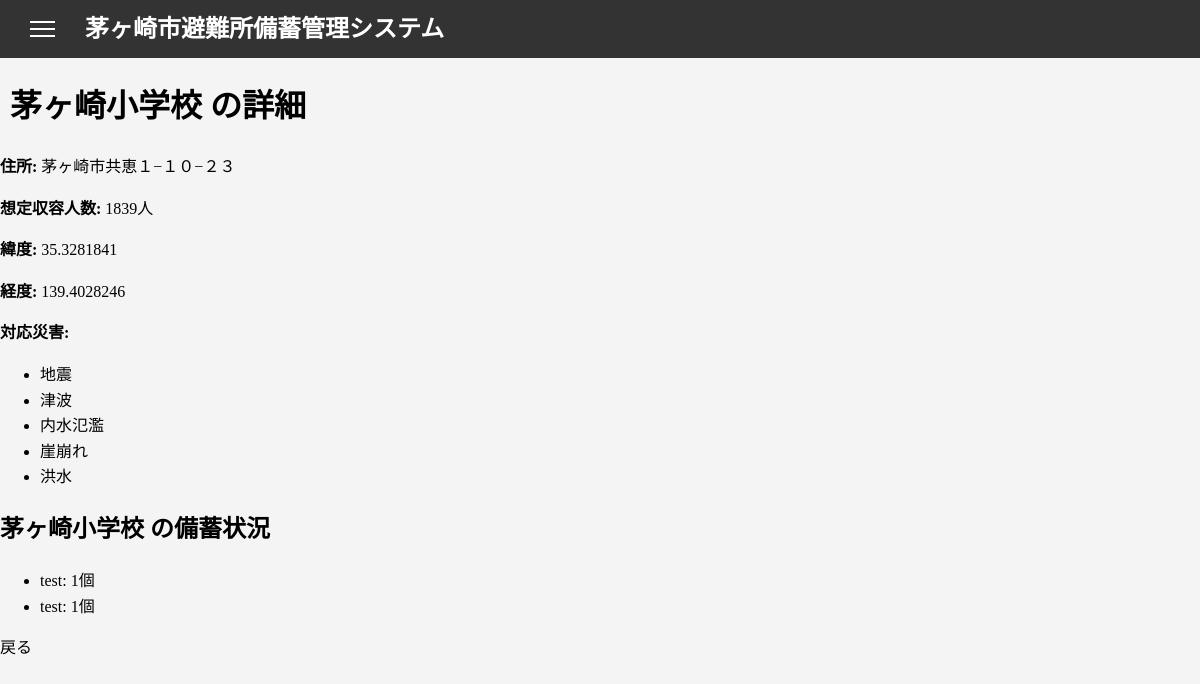
Page /shelter/1 on the earlier database version.
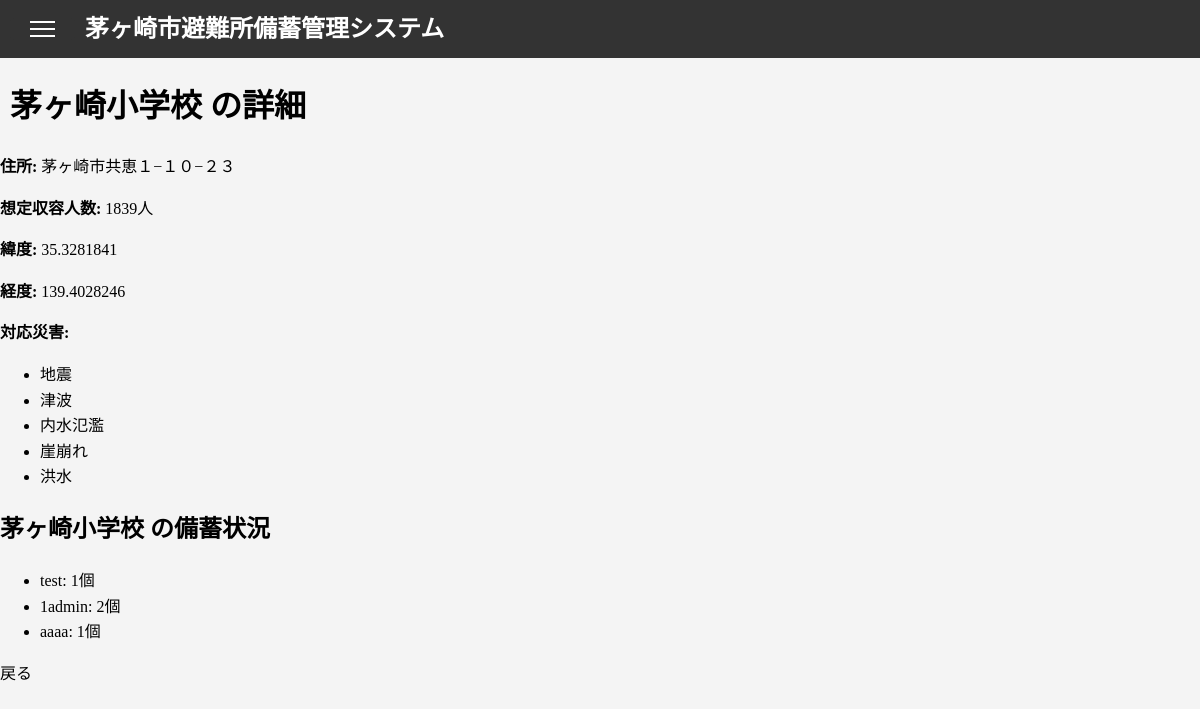
Same page on the later database version.
### app/models.py (models this page shows, shortened)
class Shelter(db.Model):
    id = db.Column(db.Integer, primary_key=True, nullable=False)
    name = db.Column(db.String(255), nullable=False)
    address = db.Column(db.String(255), nullable=False)
    capacity = db.Column(db.Integer, server_default='')
    flood = db.Column(db.Integer)
    landslide = db.Column(db.Integer)
    hightide = db.Column(db.Integer)
    earthquake = db.Column(db.Integer)
    tsunami = db.Column(db.Integer)
    fire = db.Column(db.Integer)
    inland_flooding = db.Column(db.Integer)
    volcano = db.Column(db.Integer)
    latitude = db.Column(db.Float, nullable=False)
    longitude = db.Column(db.Float, nullable=False)
    altitude = db.Column(db.Float)
    other = db.Column(db.String(255))

class Stock(db.Model):
    __tablename__ = 'stock'
    id = db.Column(db.Integer, primary_key=True, nullable=False)
    shelter_id = db.Column(db.Integer, db.ForeignKey('shelter.id'), nullable=False)
    category_id = db.Column(db.Integer, db.ForeignKey('stock_category.id'), nullable=True)
    stockname = db.Column(db.String(255), nullable=True)
    quantity = db.Column(db.String(100), nullable=True)
    unit = db.Column(db.String(100), nullable=True)
    location = db.Column(db.String(100), nullable=True)
    note = db.Column(db.Text, nullable=True)
    expiration = db.Column(db.Date, nullable=True)
    condition = db.Column(db.Text, nullable=True)
    shelter = db.relationship('Shelter', backref='stocks')
    category = db.relationship('StockCategory', backref='stocks')

### app/shelter.py (the view)
@shelter_bp.route('/shelter/<int:shelter_id>')
def shelter_detail(shelter_id):
    shelter = Shelter.query.get_or_404(shelter_id)
    stocks = Stock.query.filter_by(shelter_id=shelter.id).all()
    return render_template('shelter_detail.html', shelter=shelter, stocks=stocks)

### app/templates/shelter_detail.html (shortened to what this page needs)
{% extends "base.html" %}
{% block content %}
    <h1>{{ shelter.name }} の詳細</h1>
    <p><strong>住所:</strong> {{ shelter.address }}</p>
    <p><strong>想定収容人数:</strong> {{ shelter.capacity }}人</p>
    <p><strong>緯度:</strong> {{ shelter.latitude }}</p>
    <p><strong>経度:</strong> {{ shelter.longitude }}</p>
    <p><strong>対応災害:</strong></p>
    <ul>
        {% if shelter.earthquake is not none and shelter.earthquake == 1 %}
            <li>地震</li>
        {% endif %}
        {% if shelter.tsunami is not none and shelter.tsunami == 1 %}
            <li>津波</li>
        {% endif %}
        {% if shelter.inland_flooding is not none and shelter.inland_flooding == 1 %}
            <li>内水氾濫</li>
        {% endif %}
        {% if shelter.landslide is not none and shelter.landslide == 1 %}
            <li>崖崩れ</li>
        {% endif %}
        {% if shelter.flood is not none and shelter.flood == 1 %}
            <li>洪水</li>
        {% endif %}
    </ul>
    <h2>{{ shelter.name }} の備蓄状況</h2>
    <ul>
        {% if stocks %}
            {% for stock in stocks %}
                <li>{{ stock.stockname }}: {{ stock.quantity }}個</li>
            {% endfor %}
        {% else %}
            <li>備蓄はありません</li>
        {% endif %}
    </ul>
    <a href="/">戻る</a>
{% endblock %}

### app/templates/base.html (shortened to what this page needs)
<!DOCTYPE html>
<html lang="ja">
<head>
    <link rel="stylesheet" href="{{ url_for('static', filename='css/style.css') }}">
</head>
<body>
    <header>
        <button class="menu-toggle" aria-label="メニューを開く">
            <span class="menu-icon"></span>
        </button>
        <h1><a href="/">茅ヶ崎市避難所備蓄管理システム</a></h1>
    </header>
    <main>
        {% block content %}
        {% endblock %}
    </main>
</body>
</html>

### app/static/css/style.css (style rules this page uses)
body { line-height: 1.6; margin: 0; padding: 0; background-color: #f4f4f4; display: flex; flex-direction: column; z-index: 1000; }
header { position: fixed; background: #333; color: #fff; padding: 10px 0; display: flex; justify-content: space-between; align-items: center; z-index: 1000; }
header h1 { margin: 0; padding-left: 10px; width: 100vw; font-size: 1.5em; flex: 1; text-align: left; overflow: hidden; white-space: nowrap; }
main { width: 100%; padding-top: 0; box-sizing: border-box; padding-top: 60px; }
h1 { margin-left: 10px; }
a,a:hover,a:visited { color: inherit; text-decoration: none; }
.menu-toggle { background: none; border: none; cursor: pointer; margin-left: 10px; font-size: 1.5em; color: #fff; display: block; top: 10px; left: 50%; background-color: #333; border: none; padding: 10px 20px; border-radius: 4px; }
.menu-icon { display: block; width: 25px; height: 2px; background-color: #fff; position: relative; transition: all 0.3s ease; }
.menu-icon::before, .menu-icon::after { content: ''; display: block; width: 25px; height: 2px; background-color: #fff; position: absolute; left: 0; transition: all 0.3s ease; }
.menu-icon::before { top: -7px; }
.menu-icon::after { top: 7px; }

Differences in the rows shown:
removed Stock: stockname "test", quantity "1"
added Stock: stockname "1admin", quantity "2"
added Stock: stockname "aaaa", quantity "1"
